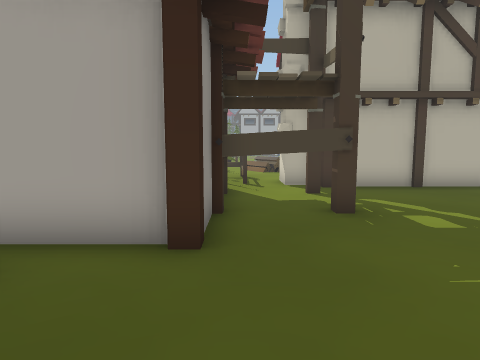
View 1 (above)

19 first-person views from a walk through a scene from a Unity 3-D project. The camera is 1.2 m above the floor, tilts 6° down and sees 75° across. The floor is counted in squares, 1 m on a side. Each view is taken from the middle of a square. On the plan, view 1 faces up. The plan holds only what a view shows up to about 13 squares ahead; the rest is blank. The place goes on beyond the plan. The player is left out.

View 2
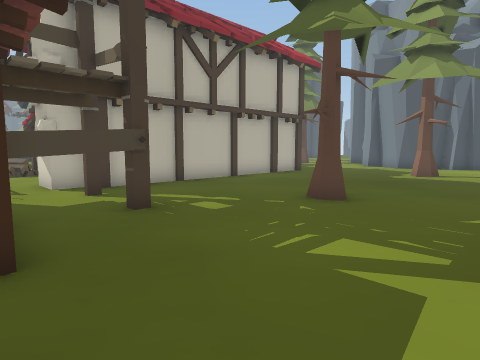

View 3
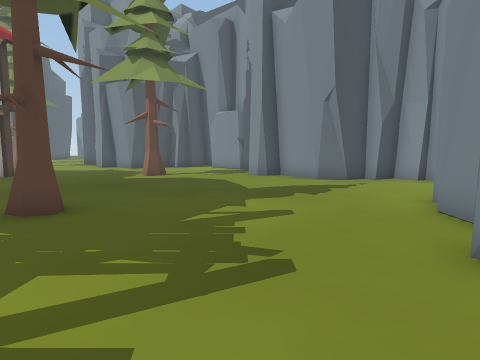

View 4
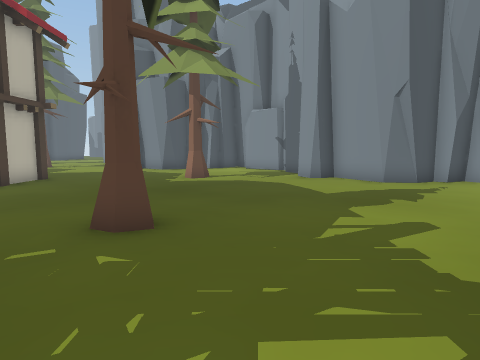

View 5
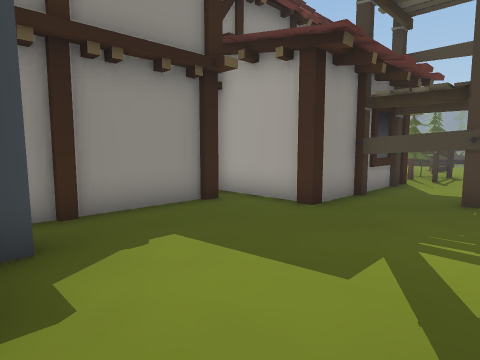

View 6
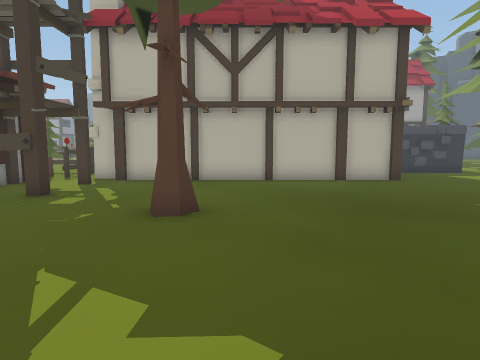

View 7
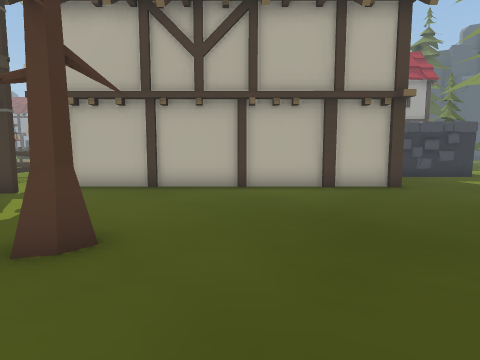

View 8
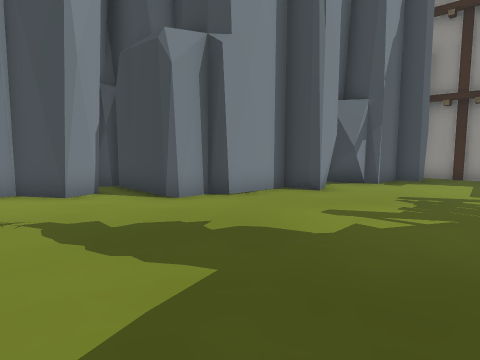

View 9
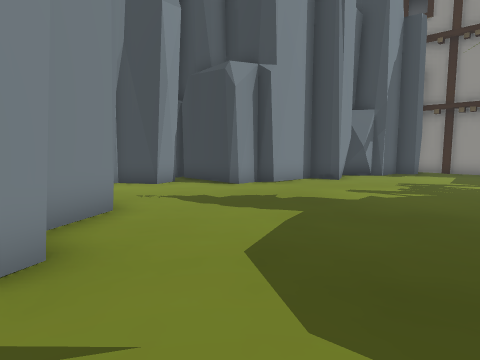

View 10
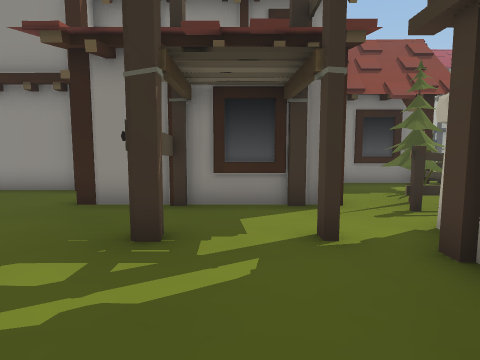

View 11
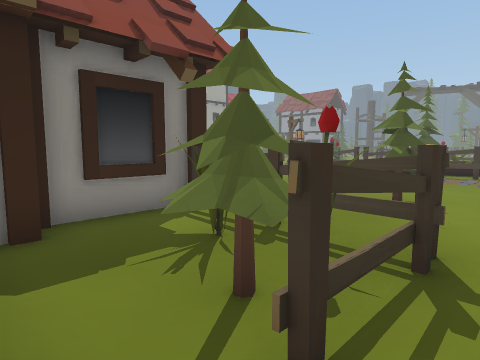

View 12
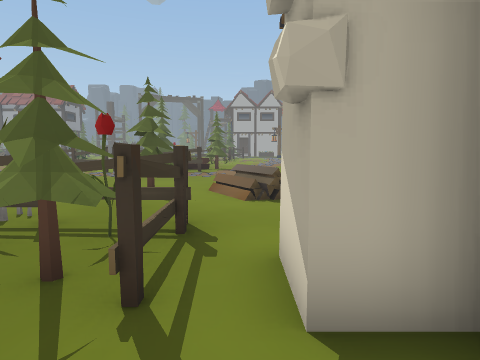

View 13
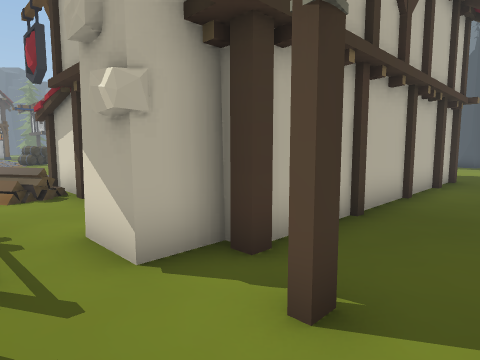

View 14
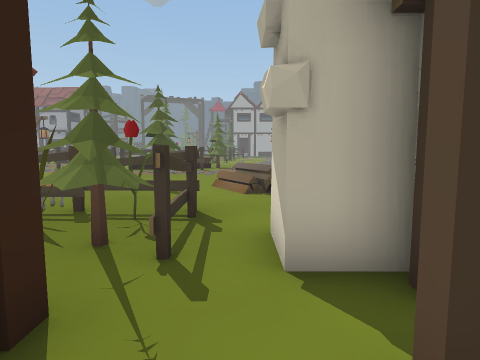

View 15
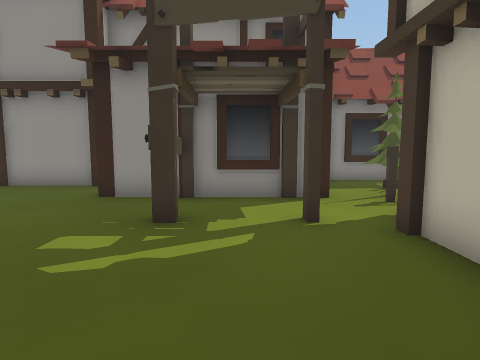

View 16
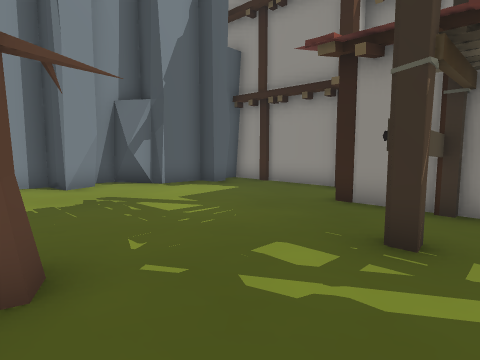

View 17
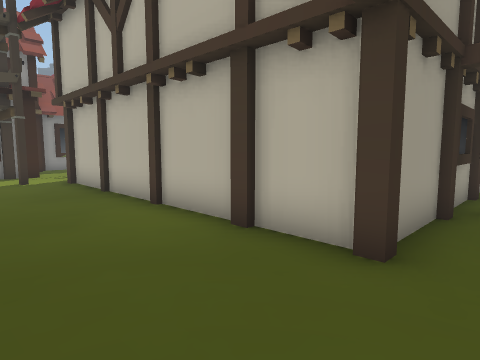

View 18
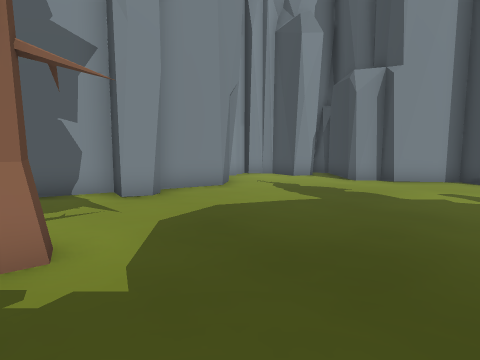

View 19
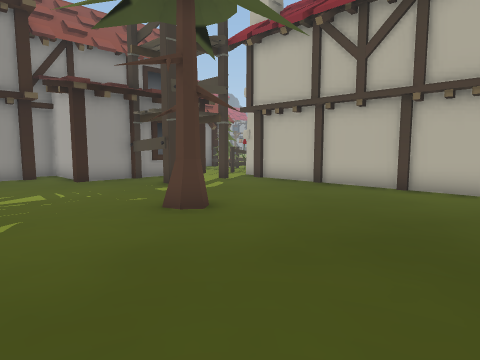

### Floor plan
Key: @ floor where view 1 was taken; # wall or solid block; . main floor; : floor 0.25 m higher than the main floor; + floor 0.5 m higher than the main floor; / step, stairs or slope; F fence; T tree; H house; I thing the floor can be seen under or through; P plant; M mushroom; O other object.
Columns run from 6 left of view 1 to 14 right of it. Each row starts with its distance up from view 1.
 25     #
 24     ..
 23   FFFF
 22     ..
 21      .
 20   .....
 19   .....
 18    ....
 17    ..T.+ H
 16     TT.::H
 15    ......H         H
 14  /O......H         H
 13 HHFMFFF..          H
 12   H.PPF..          H.
 11   H.PTF.HH         ..
 10  HH..TFH#H         H.
  9   HH H...............
  8   H  #..#............
  7      H...............
  6      #III............
  5      H...............
  4   HHHH......T......TT
  3   HH.................
  2    H.................
  1    H.................
  0    H..@..............
 -1    H...............##
 -2    ####............#
 -3       ##.#........##
 -4        ######.....#
 -5             ##....#
 -6              ###..#

Positions as (right, up) in squares from view 1, and headings:
1: (0, 0), facing up
2: (-1, 0), facing up-right
3: (0, 0), facing right
4: (1, 2), facing right
5: (3, -2), facing up-left
6: (7, -2), facing up
7: (8, 0), facing up
8: (11, 2), facing down-left
9: (14, 3), facing down-left
10: (6, 7), facing left
11: (1, 9), facing up-left
12: (1, 8), facing up
13: (0, 7), facing up-right
14: (1, 7), facing up
15: (7, 7), facing left
16: (6, 7), facing down-left
17: (14, 6), facing up-left
18: (11, 7), facing down
19: (11, 0), facing up-left
